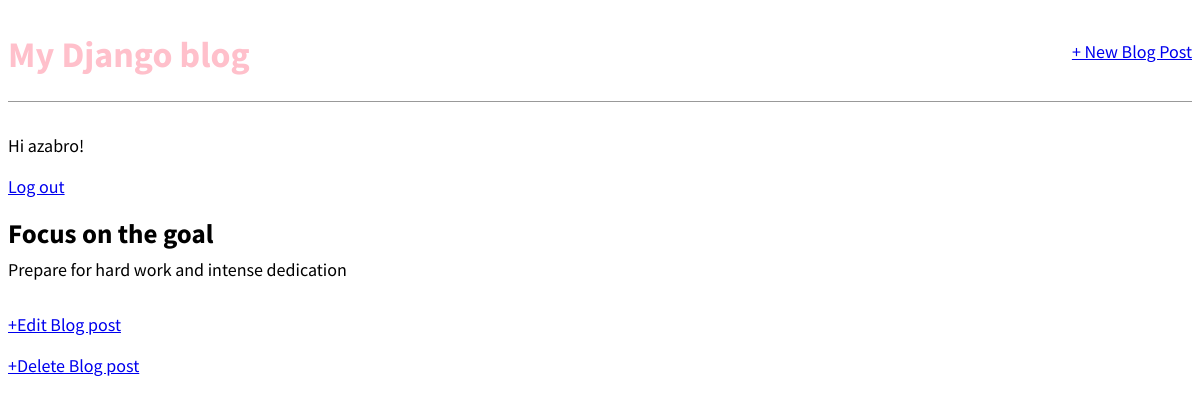
The app's page /post/1/ (signed in) with its own data.
### blog/models.py (models this page shows, shortened)
class Post(models.Model):
    title  = models.CharField(max_length=200)
    body   = models.TextField()
    author = models.ForeignKey(
            'auth.User',
            on_delete=models.CASCADE,
    )

### blog/views.py (the view)
# urls.py: path('post/<int:pk>/', BlogDetailView.as_view(), name='post_detail'),
class BlogDetailView(DetailView):
    model = Post
    template_name = 'post_detail.html'

### templates/post_detail.html
{% extends 'base.html' %}
{% block content %}
  <div class="post-entry">
    <h2>{{ post.title }}</h2>
    <p>{{ post.body }}</p>
  </div>
  <p><a href="{% url 'post_edit' post.pk %}">+Edit Blog post</a></p>
  <p><a href="{% url 'post_delete' post.pk %}">+Delete Blog post</a></p>
{% endblock content %}

### templates/base.html (shortened to what this page needs)
{% load static %}
<html>
  <head>
    <link href="{% static 'css/base.css' %}" rel="stylesheet">
  </head>
  <body>
    <div>
      <header>
        <div class="nav-left">
          <h1><a href="{% url 'home' %}">My Django blog</a></h1>
        </div>
        <div class="nav-right">
          <a href="{% url 'post_new' %}"> + New Blog Post</a>
        </div>
      </header>
      {% if user.is_authenticated %}
        <p>Hi {{ user.username }}!</p>
        <p><a href="{% url 'logout' %}">Log out</a></p>
      {% else %}
        <p>You are not logged in.</p>
        <a href="{% url 'login'%}">Log in</a>
      {% endif %}
      {% block content %}
      {% endblock content %}
    </div>
  </body>
</html>

### static/css/base.css (style rules this page uses)
body { font-family: 'Source Sans Pro', sans-serif; font-size: 18px; }
header { border-bottom: 1px solid #999; margin-bottom: 2rem; display: flex; }
header h1 a { color: pink; text-decoration: none; }
.nav-left { margin-right: auto; }
.nav-right { display: flex; padding-top: 2rem; }
.post-entry { margin-bottom: 2rem; }
.post-entry h2 { margin: 0.5rem 0; }
.post-entry p { margin: 0; font-weight: 400; }

### records on screen
Post: title "Focus on the goal", body "Prepare for hard work and intense dedication"

### other values on screen
{{ user.username }} "azabro"
